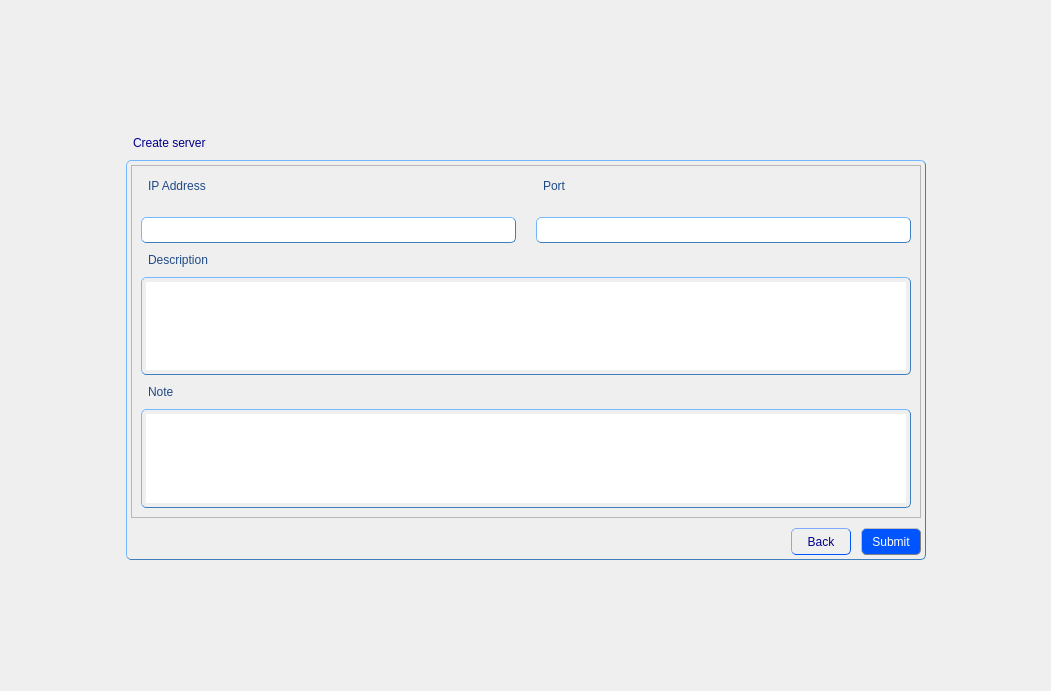
<?xml version="1.0" encoding="UTF-8"?>
<ui version="4.0">
 <class>CreateServerForm</class>
 <widget class="QWidget" name="CreateServerForm">
  <property name="geometry">
   <rect>
    <x>0</x>
    <y>0</y>
    <width>1051</width>
    <height>691</height>
   </rect>
  </property>
  <property name="windowTitle">
   <string>Form</string>
  </property>
  <property name="styleSheet">
   <string notr="true">QPushButton {
               font: 10pt &quot;MS Shell Dlg 2&quot;;
              }

QPushButton:hover {
               color: blue;
               border: 1px solid grey;
               }

QPushButton:pressed {
               color:  darkblue;
               background: shadow;
               border-style: inset;
               }
QGroupBox {
               color: black;
               padding: 4px;
               border: 1px solid rgb(63, 127, 191); 
               border-radius: 5px;
               border-style: outset;
              }
QLabel {
               color: rgb(32, 74, 135);
               padding: 4px;
               border-radius: 5px;
               border-style: outset;
	           font: 11pt &quot;MS Shell Dlg 2&quot;;
              }
QLineEdit {
               color: black;
               padding: 4px;
               border: 1px solid rgb(63, 127, 191); 
               border-radius: 5px;
               border-style: outset;
	           font: 10pt &quot;MS Shell Dlg 2&quot;;
              }
QRadioButton {
               color: rgb(32, 74, 135);
               padding: 4px;
               border-radius: 5px;
               border-style: outset;
	           font: 11pt &quot;MS Shell Dlg 2&quot;;
              }
QTextEdit {
               color: black;
               padding: 4px;
               border: 1px solid rgb(63, 127, 191); 
               border-radius: 5px;
               border-style: outset;
	           font: 10pt &quot;MS Shell Dlg 2&quot;;
              }
QComboBox {
			   color: black;
               padding: 4px;
               border: 1px solid rgb(63, 127, 191); 
               border-radius: 5px;
               border-style: outset;
               font: 9pt &quot;MS Shell Dlg 2&quot;;
			   background-color: rgb(255, 255, 255);
              }</string>
  </property>
  <layout class="QGridLayout" name="gridLayout_3">
   <item row="2" column="1">
    <widget class="QGroupBox" name="groupBox">
     <property name="sizePolicy">
      <sizepolicy hsizetype="Preferred" vsizetype="Preferred">
       <horstretch>0</horstretch>
       <verstretch>0</verstretch>
      </sizepolicy>
     </property>
     <property name="minimumSize">
      <size>
       <width>800</width>
       <height>400</height>
      </size>
     </property>
     <property name="maximumSize">
      <size>
       <width>700</width>
       <height>400</height>
      </size>
     </property>
     <property name="styleSheet">
      <string notr="true"/>
     </property>
     <property name="title">
      <string/>
     </property>
     <layout class="QGridLayout" name="gridLayout">
      <property name="leftMargin">
       <number>0</number>
      </property>
      <property name="topMargin">
       <number>0</number>
      </property>
      <property name="rightMargin">
       <number>0</number>
      </property>
      <property name="bottomMargin">
       <number>0</number>
      </property>
      <property name="spacing">
       <number>0</number>
      </property>
      <item row="3" column="0">
       <layout class="QHBoxLayout" name="horizontalLayout_4">
        <property name="spacing">
         <number>0</number>
        </property>
        <item>
         <spacer name="horizontalSpacer">
          <property name="orientation">
           <enum>Qt::Horizontal</enum>
          </property>
          <property name="sizeHint" stdset="0">
           <size>
            <width>40</width>
            <height>20</height>
           </size>
          </property>
         </spacer>
        </item>
        <item>
         <widget class="QToolButton" name="backButton">
          <property name="minimumSize">
           <size>
            <width>60</width>
            <height>0</height>
           </size>
          </property>
          <property name="styleSheet">
           <string notr="true">QToolButton {
                color: darkblue;
               padding: 4px;
               border: 1px solid rgb(0, 85, 255); 
               border-radius: 5px;
               border-style: outset;
               font: 10pt &quot;MS Shell Dlg 2&quot;;
              }

QToolButton:hover {
               color: white;
               border: 1px solid grey;
               background-color: rgb(0, 78, 235);
               }

QToolButton:pressed {
               color: rgb(0, 0, 197)
               background: shadow;
               border-style: inset;
               }</string>
          </property>
          <property name="text">
           <string>Back</string>
          </property>
         </widget>
        </item>
        <item>
         <spacer name="horizontalSpacer_6">
          <property name="orientation">
           <enum>Qt::Horizontal</enum>
          </property>
          <property name="sizeType">
           <enum>QSizePolicy::Minimum</enum>
          </property>
          <property name="sizeHint" stdset="0">
           <size>
            <width>10</width>
            <height>20</height>
           </size>
          </property>
         </spacer>
        </item>
        <item>
         <widget class="QToolButton" name="submitButton">
          <property name="minimumSize">
           <size>
            <width>60</width>
            <height>0</height>
           </size>
          </property>
          <property name="styleSheet">
           <string notr="true">QToolButton {
               color: white;
               padding: 4px;
               border: 1px solid grey; 
               border-radius: 5px;
               border-style: outset;
               max-width: 120px;
               background-color: rgb(0, 85, 255);
               font: 10pt &quot;MS Shell Dlg 2&quot;;
              }

QToolButton:hover {
               color: darkblue;
               border: 1px solid grey;
               background-color: rgb(255, 255, 255);
               }

QToolButton:pressed {
               color: rgb(0, 0, 197)
               background: shadow;
               border-style: inset;
			    background-color: rgb(0, 78, 235);
               }</string>
          </property>
          <property name="text">
           <string>Submit</string>
          </property>
         </widget>
        </item>
       </layout>
      </item>
      <item row="1" column="0">
       <widget class="QScrollArea" name="scrollArea">
        <property name="styleSheet">
         <string notr="true"/>
        </property>
        <property name="verticalScrollBarPolicy">
         <enum>Qt::ScrollBarAlwaysOff</enum>
        </property>
        <property name="horizontalScrollBarPolicy">
         <enum>Qt::ScrollBarAlwaysOff</enum>
        </property>
        <property name="widgetResizable">
         <bool>true</bool>
        </property>
        <widget class="QWidget" name="scrollAreaWidgetContents">
         <property name="geometry">
          <rect>
           <x>0</x>
           <y>0</y>
           <width>788</width>
           <height>348</height>
          </rect>
         </property>
         <layout class="QGridLayout" name="gridLayout_2">
          <item row="0" column="0">
           <layout class="QHBoxLayout" name="horizontalLayout">
            <property name="spacing">
             <number>20</number>
            </property>
            <item>
             <layout class="QVBoxLayout" name="verticalLayout">
              <item>
               <widget class="QLabel" name="label_2">
                <property name="text">
                 <string>IP Address</string>
                </property>
               </widget>
              </item>
              <item>
               <widget class="QLineEdit" name="ipAddressLine"/>
              </item>
             </layout>
            </item>
            <item>
             <layout class="QVBoxLayout" name="verticalLayout_2">
              <item>
               <widget class="QLabel" name="label_3">
                <property name="text">
                 <string>Port</string>
                </property>
               </widget>
              </item>
              <item>
               <widget class="QLineEdit" name="portLine"/>
              </item>
             </layout>
            </item>
           </layout>
          </item>
          <item row="1" column="0">
           <widget class="QLabel" name="label_4">
            <property name="text">
             <string>Description</string>
            </property>
           </widget>
          </item>
          <item row="2" column="0">
           <widget class="QTextEdit" name="descrEdit"/>
          </item>
          <item row="3" column="0">
           <widget class="QLabel" name="label_5">
            <property name="text">
             <string>Note</string>
            </property>
           </widget>
          </item>
          <item row="4" column="0">
           <widget class="QTextEdit" name="noteEdit"/>
          </item>
         </layout>
        </widget>
       </widget>
      </item>
      <item row="2" column="0">
       <spacer name="verticalSpacer">
        <property name="orientation">
         <enum>Qt::Vertical</enum>
        </property>
        <property name="sizeType">
         <enum>QSizePolicy::Maximum</enum>
        </property>
        <property name="sizeHint" stdset="0">
         <size>
          <width>20</width>
          <height>10</height>
         </size>
        </property>
       </spacer>
      </item>
     </layout>
    </widget>
   </item>
   <item row="2" column="0">
    <spacer name="horizontalSpacer_2">
     <property name="orientation">
      <enum>Qt::Horizontal</enum>
     </property>
     <property name="sizeHint" stdset="0">
      <size>
       <width>40</width>
       <height>20</height>
      </size>
     </property>
    </spacer>
   </item>
   <item row="1" column="1">
    <widget class="QLabel" name="label">
     <property name="styleSheet">
      <string notr="true">QLabel {
               color: darkblue;
               padding: 4px;
               border-radius: 5px;
               border-style: outset;
	           font: 12pt &quot;MS Shell Dlg 2&quot;;
              }</string>
     </property>
     <property name="text">
      <string>Create server</string>
     </property>
    </widget>
   </item>
   <item row="0" column="1">
    <spacer name="verticalSpacer_2">
     <property name="orientation">
      <enum>Qt::Vertical</enum>
     </property>
     <property name="sizeHint" stdset="0">
      <size>
       <width>20</width>
       <height>40</height>
      </size>
     </property>
    </spacer>
   </item>
   <item row="2" column="2">
    <spacer name="horizontalSpacer_3">
     <property name="orientation">
      <enum>Qt::Horizontal</enum>
     </property>
     <property name="sizeHint" stdset="0">
      <size>
       <width>40</width>
       <height>20</height>
      </size>
     </property>
    </spacer>
   </item>
   <item row="3" column="1">
    <spacer name="verticalSpacer_3">
     <property name="orientation">
      <enum>Qt::Vertical</enum>
     </property>
     <property name="sizeHint" stdset="0">
      <size>
       <width>20</width>
       <height>40</height>
      </size>
     </property>
    </spacer>
   </item>
  </layout>
 </widget>
 <resources/>
 <connections/>
</ui>
